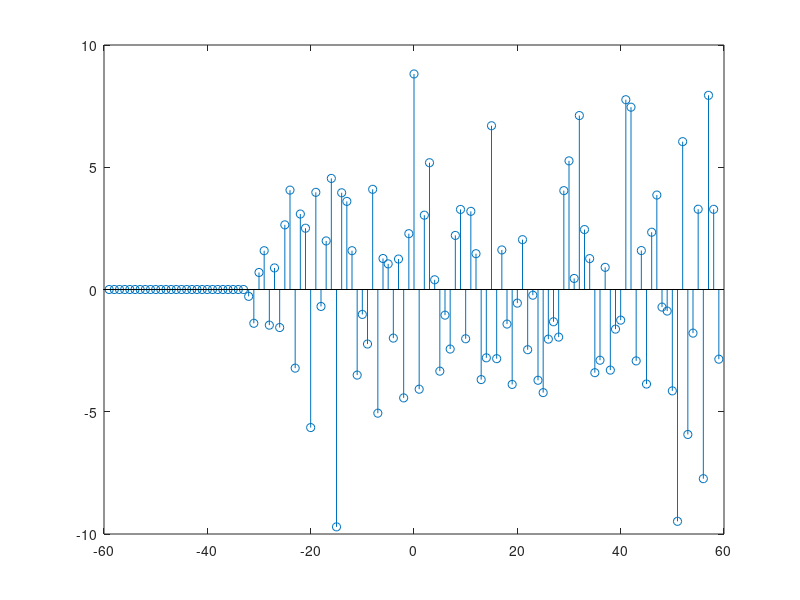

The MATLAB source for this figure:
% y(t) = a * x(t-td) + w(t)
% Sampling period T
% x[n] = x(nT)
% y[n] = y(nT) = a*x(nT-DT) + w(nT)
% td = DT -> D is an integer

% Barker Sequence -> n = 13
x_n = [1, 1, 1, 1, 1, -1, -1, 1, 1,-1, 1, -1, 1];
[r, j] = xcorr(x_n);
stem(j, r)
%Noise with variance = 0.01;
w = sqrt(10).*randn(1,200); 
% v = var(w); % Variance of white noise is 0.01

gap = 141:259;
% Q 3b) Take a = 0.9; D=20; n=200
D = 20;
delay = zeros(1,D);
fill = zeros(1, 200-D-13);

x_n_reflected = [delay, x_n, fill];
y = 0.9.*x_n_reflected + w;
[r3, i3] = xcorr(y, x_n);
stem(i3(gap), r3(gap));
pause


%Question 4
x_n = [1, 1, 1, 1, 0, 0, 0, 0, 0, 1, 1, 1, 1];
% from Q 3b) Take a = 0.9; D=20; n=200
w = sqrt(0.1).*randn(1,200);
x_n_reflected = [delay, x_n, fill];
y4 = 0.9.*x_n_reflected + w;
stem(y4);
[r, i] = xcorr(x_n);
stem(i, r)

[r4, i4] = xcorr(y,x_n_reflected);
stem(i4(gap), r4(gap));

%Question 5
%Now let x[n] itself consist of 200 samples of Gaussian white noise with
%variance ? =1
w = sqrt(1).*randn(1,200); 
x_n = sqrt(1).*randn(1,180); 
[r, i] = xcorr(x_n);
stem(i, r)
x_n_reflected = [delay, x_n];
y5 = 0.9.*x_n_reflected + w;
stem(y5);
[r5, i5] = xcorr(y5, x_n);
stem(i5(gap), r5(gap));

%Question 6
x_n = sqrt(1).*randn(1,13);
[r, i] = xcorr(x_n);
stem(i, r)

x_n_reflected = [delay, x_n, fill];
y6 = 0.9.*x_n_reflected + w;
stem(y6);

[r6, i6] = xcorr(y6, x_n_reflected);
stem(i6(gap), r6(gap));
pause

